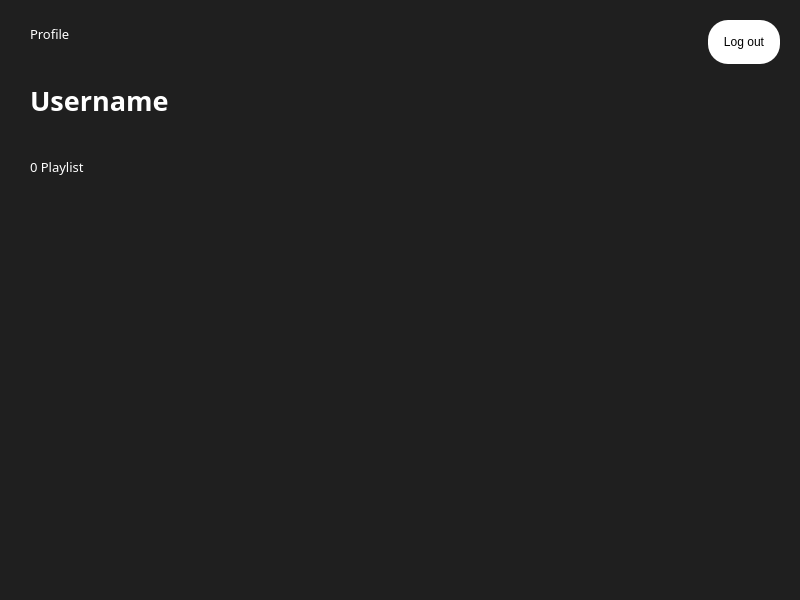
<?xml version="1.0" encoding="UTF-8"?>
<ui version="4.0">
 <class>MainWindow</class>
 <widget class="QMainWindow" name="MainWindow">
  <property name="geometry">
   <rect>
    <x>0</x>
    <y>0</y>
    <width>800</width>
    <height>600</height>
   </rect>
  </property>
  <property name="windowTitle">
   <string>MainWindow</string>
  </property>
  <property name="styleSheet">
   <string notr="true"/>
  </property>
  <widget class="QWidget" name="centralwidget">
   <property name="styleSheet">
    <string notr="true">* {
color:white
}

#centralwidget {
background-color: #1f1f1f;
}

#profile_image {
border: 0px;
}

#widget #logout_btn{
background-color:white;
color:black;
padding: 15px;
border-radius: 20px;
font: 10pt &quot;Arial Rounded MT Bold&quot;;

}</string>
   </property>
   <layout class="QVBoxLayout" name="verticalLayout">
    <property name="spacing">
     <number>0</number>
    </property>
    <property name="leftMargin">
     <number>0</number>
    </property>
    <property name="topMargin">
     <number>0</number>
    </property>
    <property name="rightMargin">
     <number>0</number>
    </property>
    <property name="bottomMargin">
     <number>0</number>
    </property>
    <item>
     <widget class="QWidget" name="widget" native="true">
      <layout class="QHBoxLayout" name="horizontalLayout">
       <property name="spacing">
        <number>0</number>
       </property>
       <property name="leftMargin">
        <number>20</number>
       </property>
       <property name="topMargin">
        <number>0</number>
       </property>
       <property name="rightMargin">
        <number>0</number>
       </property>
       <property name="bottomMargin">
        <number>0</number>
       </property>
       <item>
        <widget class="QWidget" name="widget_4" native="true">
         <layout class="QVBoxLayout" name="verticalLayout_4">
          <property name="spacing">
           <number>0</number>
          </property>
          <property name="leftMargin">
           <number>0</number>
          </property>
          <property name="topMargin">
           <number>0</number>
          </property>
          <property name="rightMargin">
           <number>0</number>
          </property>
          <property name="bottomMargin">
           <number>0</number>
          </property>
          <item>
           <layout class="QVBoxLayout" name="verticalLayout_2">
            <property name="leftMargin">
             <number>10</number>
            </property>
            <item>
             <widget class="QLabel" name="label">
              <property name="font">
               <font>
                <family>Arial Rounded MT Bold</family>
                <pointsize>10</pointsize>
               </font>
              </property>
              <property name="text">
               <string>Profile</string>
              </property>
             </widget>
            </item>
            <item>
             <widget class="QLabel" name="username">
              <property name="font">
               <font>
                <family>Arial Rounded MT Bold</family>
                <pointsize>20</pointsize>
                <weight>75</weight>
                <bold>true</bold>
               </font>
              </property>
              <property name="text">
               <string>Username</string>
              </property>
             </widget>
            </item>
            <item>
             <widget class="QLabel" name="label_3">
              <property name="font">
               <font>
                <family>Arial Rounded MT Bold</family>
                <pointsize>10</pointsize>
               </font>
              </property>
              <property name="text">
               <string>0 Playlist</string>
              </property>
             </widget>
            </item>
           </layout>
          </item>
         </layout>
        </widget>
       </item>
       <item alignment="Qt::AlignRight|Qt::AlignTop">
        <widget class="QWidget" name="widget_5" native="true">
         <layout class="QVBoxLayout" name="verticalLayout_3">
          <property name="leftMargin">
           <number>20</number>
          </property>
          <property name="topMargin">
           <number>20</number>
          </property>
          <property name="rightMargin">
           <number>20</number>
          </property>
          <property name="bottomMargin">
           <number>20</number>
          </property>
          <item>
           <widget class="QPushButton" name="logout_btn">
            <property name="text">
             <string>Log out</string>
            </property>
           </widget>
          </item>
         </layout>
        </widget>
       </item>
      </layout>
     </widget>
    </item>
    <item>
     <widget class="QWidget" name="widget_2" native="true"/>
    </item>
    <item>
     <widget class="QWidget" name="widget_3" native="true"/>
    </item>
   </layout>
  </widget>
 </widget>
 <resources/>
 <connections/>
</ui>
